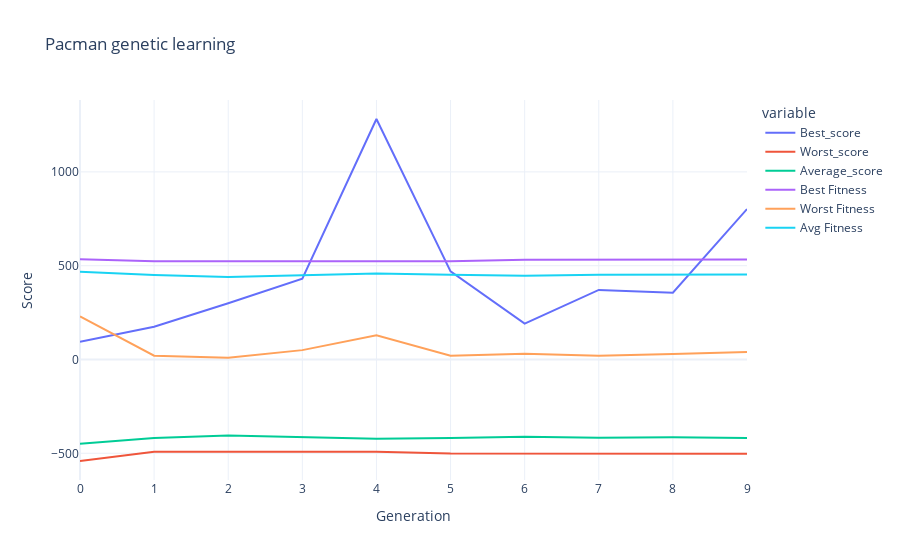

Write notebook code for a chart like this one.
### Code cell
fig = px.line(results, x='Generation', y=['Best_score', 'Worst_score', 'Average_score', 'Best Fitness', 'Worst Fitness', 'Avg Fitness'], title='Pacman genetic learning',
                  labels=dict(value = 'Score'), template='plotly_white')
fig.show()

### Figure 1 — Plotly figure (JSON) as saved in the notebook; plotly's stock layout.template omitted (floating-point values rounded to 4 significant figures)
{"data": [{"hovertemplate": "variable=Best_score<br>Generation=%{x}<br>Score=%{y}<extra></extra>", "legendgroup": "Best_score", "line": {"color": "#636efa", "dash": "solid"}, "mode": "lines", "name": "Best_score", "orientation": "v", "showlegend": true, "type": "scatter", "x": [0, 1, 2, 3, 4, 5, 6, 7, 8, 9], "xaxis": "x", "y": [94, 175, 300, 431, 1282, 470, 191, 371, 356, 802], "yaxis": "y"}, {"hovertemplate": "variable=Worst_score<br>Generation=%{x}<br>Score=%{y}<extra></extra>", "legendgroup": "Worst_score", "line": {"color": "#EF553B", "dash": "solid"}, "mode": "lines", "name": "Worst_score", "orientation": "v", "showlegend": true, "type": "scatter", "x": [0, 1, 2, 3, 4, 5, 6, 7, 8, 9], "xaxis": "x", "y": [-541, -492, -492, -492, -492, -501, -501, -502, -502, -502], "yaxis": "y"}, {"hovertemplate": "variable=Average_score<br>Generation=%{x}<br>Score=%{y}<extra></extra>", "legendgroup": "Average_score", "line": {"color": "#00cc96", "dash": "solid"}, "mode": "lines", "name": "Average_score", "orientation": "v", "showlegend": true, "type": "scatter", "x": [0, 1, 2, 3, 4, 5, 6, 7, 8, 9], "xaxis": "x", "y": [-448.7, -418.5, -404.8, -414.4, -422.9, -418.2, -412.3, -416.9, -414.9, -418.2], "yaxis": "y"}, {"hovertemplate": "variable=Best Fitness<br>Generation=%{x}<br>Score=%{y}<extra></extra>", "legendgroup": "Best Fitness", "line": {"color": "#ab63fa", "dash": "solid"}, "mode": "lines", "name": "Best Fitness", "orientation": "v", "showlegend": true, "type": "scatter", "x": [0, 1, 2, 3, 4, 5, 6, 7, 8, 9], "xaxis": "x", "y": [534, 523.2, 523.2, 523.2, 523.2, 523.7, 532.4, 533.0, 533.0, 533.0], "yaxis": "y"}, {"hovertemplate": "variable=Worst Fitness<br>Generation=%{x}<br>Score=%{y}<extra></extra>", "legendgroup": "Worst Fitness", "line": {"color": "#FFA15A", "dash": "solid"}, "mode": "lines", "name": "Worst Fitness", "orientation": "v", "showlegend": true, "type": "scatter", "x": [0, 1, 2, 3, 4, 5, 6, 7, 8, 9], "xaxis": "x", "y": [229.7, 20.05, 10.02, 50.06, 129.7, 20.49, 30.11, 19.85, 29.97, 39.84], "yaxis": "y"}, {"hovertemplate": "variable=Avg Fitness<br>Generation=%{x}<br>Score=%{y}<extra></extra>", "legendgroup": "Avg Fitness", "line": {"color": "#19d3f3", "dash": "solid"}, "mode": "lines", "name": "Avg Fitness", "orientation": "v", "showlegend": true, "type": "scatter", "x": [0, 1, 2, 3, 4, 5, 6, 7, 8, 9], "xaxis": "x", "y": [468.1, 450.7, 439.7, 448.9, 458.0, 451.7, 446.8, 451.4, 450.5, 452.7], "yaxis": "y"}], "layout": {"legend": {"title": {"text": "variable"}, "tracegroupgap": 0}, "title": {"text": "Pacman genetic learning"}, "xaxis": {"anchor": "y", "domain": [0, 1], "title": {"text": "Generation"}}, "yaxis": {"anchor": "x", "domain": [0, 1], "title": {"text": "Score"}}}}
